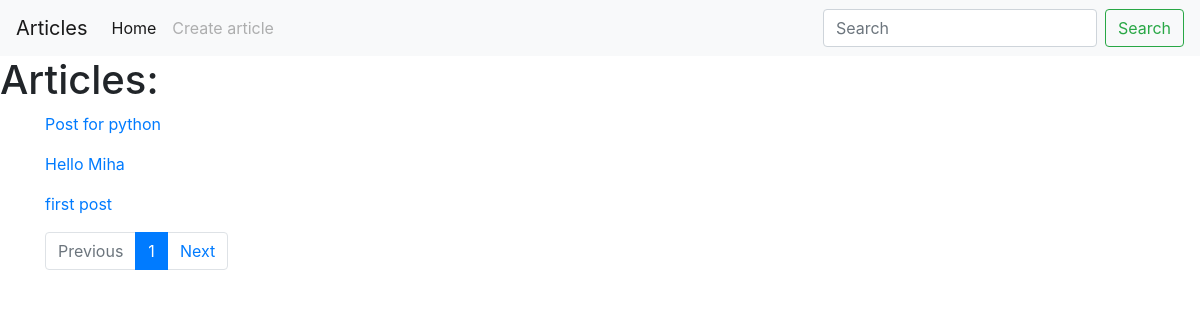
The app's page /articles/ (signed in), older data.
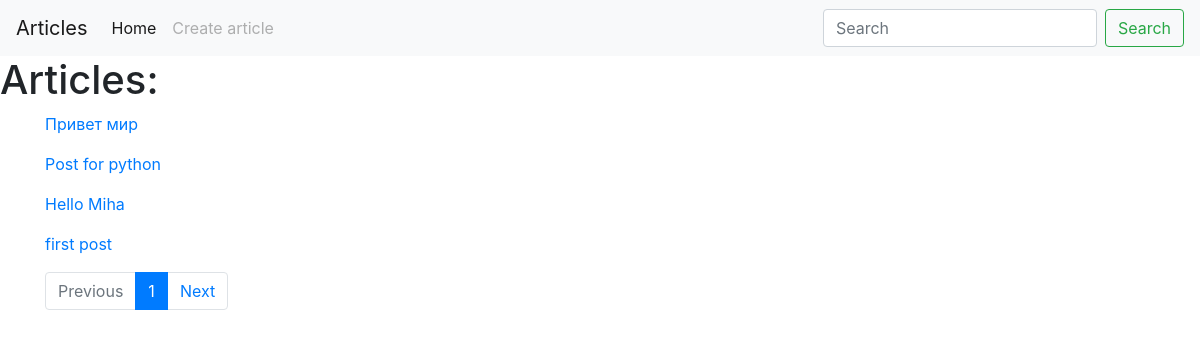
The same page, newer data.
### models.py (models this page shows, shortened)
class Post(db.Model):
    id = db.Column(db.Integer, primary_key = True)
    title = db.Column(db.String(140))
    slug = db.Column(db.String(140), unique=True)
    body = db.Column(db.Text)
    timestamp = db.Column(db.DateTime, default=datetime.now())
    authors = db.relationship('User', secondary=authors_join,
                              backref=db.backref('post',
                                                 lazy='dynamic'))
    tags = db.relationship('Tag', secondary=post_tags,
                           backref= db.backref('post',
                                               lazy='dynamic'))#определяем тип возвразаемых данных

### posts/blueprint.py (the view)
@posts.route('/')
def index():
    q = request.args.get('q')
    page = request.args.get('page')
    if page and page.isdigit():
        page = int(page)
    else:
        page = 1
    if q:
        posts = Post.query.filter(Post.title.contains(q) | Post.body.contains(q)) #.all()
    else:
        posts = Post.query.order_by(Post.timestamp.desc())
    pages = posts.paginate(page=page, per_page=5)
    return render_template('posts/index.html', posts=posts, pages=pages)

### posts/templates/posts/index.html (shortened to what this page needs)
{% extends 'base.html' %}
{% block content_title %}
    <h1>
    Articles:
    </h1>
{% endblock %}
{% block content %}
    {% for post in pages.items %}
        <p>
            <a href="{{ url_for('posts.post_detail', slug=post.slug) }}">{{ post.title }} </a>
        </p>
    {% endfor %}
    <nav>
        <ul class="pagination">
            <li {% if not pages.has_prev %} class="page-item disabled"{% endif %}>
                <a class="page-link" href="./?page={{ pages.prev_num }}" tabindex="-1">Previous</a></li>
            {% for page in pages.iter_pages() %}
                <li {% if page == pages.page %}class="page-item active" {% endif %}>
                    <a class="page-link" href="./?page={{ page }}">{{ page }}<span class="sr-only">(current)</span></a></li>
            {% endfor %}
            <li class="page-item"><a class="page-link" href="./?page={{ pages.next_num }}">Next</a></li>
        </ul>
    </nav>
{% endblock %}

### templates/base.html (shortened to what this page needs)
<!DOCTYPE html>
<html lang="en">
<!DOCTYPE html>
<html lang="en">
<head>
    <link rel="stylesheet" href="https://maxcdn.bootstrapcdn.com/bootstrap/4.0.0-beta.2/css/bootstrap.min.css">
</head>
<body>
<nav class="navbar navbar-expand-lg navbar-light bg-light">
  <a class="navbar-brand" href="{{ url_for('posts.index') }}">Articles</a>
  <div class="collapse navbar-collapse" id="navbarSupportedContent">
    <ul class="navbar-nav mr-auto">
      <li class="nav-item active">
        <a class="nav-link" href="{{ url_for('index') }}">Home <span class="sr-only">(current)</span></a>
      </li>
        <li class="nav-item">
                  {% if current_user.has_role('author') %}
                      <a class="nav-link disabled" href="{{ url_for('posts.create_post') }}">Create article</a>
                      {% elif current_user.has_role('admin')%}
                      <a class="nav-link disabled" href="/admin">Admin</a>
                      {% else %}
                      <a class="nav-link disabled" href="/register">Registration</a>
                  {% endif %}
        </li>
    </ul>
    <form class="form-inline my-2 my-lg-0" method="GET">
      <input class="form-control mr-sm-2" type="search" placeholder="Search" aria-label="Search"
             name="q" value="{{ request.args.get('q','') }}">
      <button class="btn btn-outline-success my-2 my-sm-0" type="submit">Search</button>
    </form>
  </div>
</nav>
    <div class="plain">
    {% block content_title %}{% endblock %}
    </div>
    <div class="container">
        {% block content %}
        {% endblock %}
    </div>
</body>
</html>

Row changes from the older to the newer data that the page shows:
added Post: title "Привет мир"
